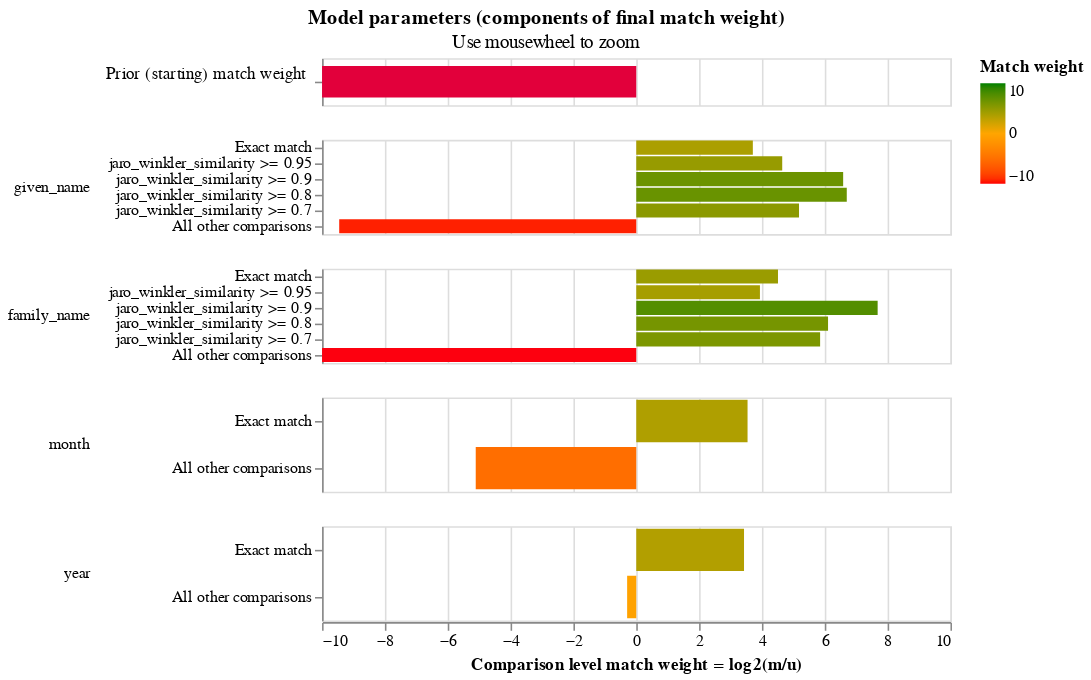

Here is the notebook cell this chart was saved with:
### Code cell
linker.match_weights_chart()

### Figure 1 — Vega-Lite specification as saved in the notebook (floating-point values rounded to 4 significant figures)
{"config": {"view": {"width": 400, "height": 60}, "mark": {"tooltip": null}, "title": {"anchor": "middle"}, "header": {"title": null}}, "data": {"values": [{"comparison_name": "probability_two_random_records_match", "sql_condition": null, "label_for_charts": "", "m_probability": null, "u_probability": null, "m_probability_description": null, "u_probability_description": null, "has_tf_adjustments": false, "tf_adjustment_column": null, "tf_adjustment_weight": null, "is_null_level": false, "bayes_factor": 3.62e-07, "log2_bayes_factor": -21.4, "comparison_vector_value": 0, "max_comparison_vector_value": 0, "bayes_factor_description": "The probability that two random records drawn at random match is 0.000 or one in  2,762,370.0 records.This is equivalent to a starting match weight of -21.397.", "probability_two_random_records_match": 3.62e-07, "comparison_sort_order": -1}, {"comparison_name": "given_name", "sql_condition": "\"given_name_l\" = \"given_name_r\"", "label_for_charts": "Exact match", "m_probability": 0.3252, "u_probability": 0.02484, "m_probability_description": "Amongst matching record comparisons, 32.52% of records are in the exact match comparison level", "u_probability_description": "Amongst non-matching record comparisons, 2.48% of records are in the exact match comparison level", "has_tf_adjustments": true, "tf_adjustment_column": "given_name", "tf_adjustment_weight": 1.0, "is_null_level": false, "bayes_factor": 13.09, "log2_bayes_factor": 3.71, "comparison_vector_value": 5, "max_comparison_vector_value": 5, "bayes_factor_description": "If comparison level is `exact match` then comparison is 13.09 times more likely to be a match", "probability_two_random_records_match": 3.62e-07, "comparison_sort_order": 0}, {"comparison_name": "given_name", "sql_condition": "jaro_winkler_similarity(\"given_name_l\", \"given_name_r\") >= 0.95", "label_for_charts": "jaro_winkler_similarity >= 0.95", "m_probability": 0.007149, "u_probability": 0.0002856, "m_probability_description": "Amongst matching record comparisons, 0.71% of records are in the jaro_winkler_similarity >= 0.95 comparison level", "u_probability_description": "Amongst non-matching record comparisons, 0.03% of records are in the jaro_winkler_similarity >= 0.95 comparison level", "has_tf_adjustments": false, "tf_adjustment_column": null, "tf_adjustment_weight": 1.0, "is_null_level": false, "bayes_factor": 25.03, "log2_bayes_factor": 4.646, "comparison_vector_value": 4, "max_comparison_vector_value": 5, "bayes_factor_description": "If comparison level is `jaro_winkler_similarity >= 0.95` then comparison is 25.03 times more likely to be a match", "probability_two_random_records_match": 3.62e-07, "comparison_sort_order": 0}, {"comparison_name": "given_name", "sql_condition": "jaro_winkler_similarity(\"given_name_l\", \"given_name_r\") >= 0.9", "label_for_charts": "jaro_winkler_similarity >= 0.9", "m_probability": 0.05488, "u_probability": 0.0005716, "m_probability_description": "Amongst matching record comparisons, 5.49% of records are in the jaro_winkler_similarity >= 0.9 comparison level", "u_probability_description": "Amongst non-matching record comparisons, 0.06% of records are in the jaro_winkler_similarity >= 0.9 comparison level", "has_tf_adjustments": false, "tf_adjustment_column": null, "tf_adjustment_weight": 1.0, "is_null_level": false, "bayes_factor": 96.0, "log2_bayes_factor": 6.585, "comparison_vector_value": 3, "max_comparison_vector_value": 5, "bayes_factor_description": "If comparison level is `jaro_winkler_similarity >= 0.9` then comparison is 96.00 times more likely to be a match", "probability_two_random_records_match": 3.62e-07, "comparison_sort_order": 0}, {"comparison_name": "given_name", "sql_condition": "jaro_winkler_similarity(\"given_name_l\", \"given_name_r\") >= 0.8", "label_for_charts": "jaro_winkler_similarity >= 0.8", "m_probability": 0.2964, "u_probability": 0.002851, "m_probability_description": "Amongst matching record comparisons, 29.64% of records are in the jaro_winkler_similarity >= 0.8 comparison level", "u_probability_description": "Amongst non-matching record comparisons, 0.29% of records are in the jaro_winkler_similarity >= 0.8 comparison level", "has_tf_adjustments": false, "tf_adjustment_column": null, "tf_adjustment_weight": 1.0, "is_null_level": false, "bayes_factor": 104.0, "log2_bayes_factor": 6.7, "comparison_vector_value": 2, "max_comparison_vector_value": 5, "bayes_factor_description": "If comparison level is `jaro_winkler_similarity >= 0.8` then comparison is 103.97 times more likely to be a match", "probability_two_random_records_match": 3.62e-07, "comparison_sort_order": 0}, {"comparison_name": "given_name", "sql_condition": "jaro_winkler_similarity(\"given_name_l\", \"given_name_r\") >= 0.7", "label_for_charts": "jaro_winkler_similarity >= 0.7", "m_probability": 0.3151, "u_probability": 0.008689, "m_probability_description": "Amongst matching record comparisons, 31.51% of records are in the jaro_winkler_similarity >= 0.7 comparison level", "u_probability_description": "Amongst non-matching record comparisons, 0.87% of records are in the jaro_winkler_similarity >= 0.7 comparison level", "has_tf_adjustments": false, "tf_adjustment_column": null, "tf_adjustment_weight": 1.0, "is_null_level": false, "bayes_factor": 36.26, "log2_bayes_factor": 5.18, "comparison_vector_value": 1, "max_comparison_vector_value": 5, "bayes_factor_description": "If comparison level is `jaro_winkler_similarity >= 0.7` then comparison is 36.26 times more likely to be a match", "probability_two_random_records_match": 3.62e-07, "comparison_sort_order": 0}, {"comparison_name": "given_name", "sql_condition": "ELSE", "label_for_charts": "All other comparisons", "m_probability": 0.001373, "u_probability": 0.9628, "m_probability_description": "Amongst matching record comparisons, 0.14% of records are in the all other comparisons comparison level", "u_probability_description": "Amongst non-matching record comparisons, 96.28% of records are in the all other comparisons comparison level", "has_tf_adjustments": false, "tf_adjustment_column": null, "tf_adjustment_weight": 1.0, "is_null_level": false, "bayes_factor": 0.001426, "log2_bayes_factor": -9.454, "comparison_vector_value": 0, "max_comparison_vector_value": 5, "bayes_factor_description": "If comparison level is `all other comparisons` then comparison is  701.24 times less likely to be a match", "probability_two_random_records_match": 3.62e-07, "comparison_sort_order": 0}, {"comparison_name": "family_name", "sql_condition": "\"family_name_l\" = \"family_name_r\"", "label_for_charts": "Exact match", "m_probability": 0.5137, "u_probability": 0.02253, "m_probability_description": "Amongst matching record comparisons, 51.37% of records are in the exact match comparison level", "u_probability_description": "Amongst non-matching record comparisons, 2.25% of records are in the exact match comparison level", "has_tf_adjustments": true, "tf_adjustment_column": "family_name", "tf_adjustment_weight": 1.0, "is_null_level": false, "bayes_factor": 22.8, "log2_bayes_factor": 4.511, "comparison_vector_value": 5, "max_comparison_vector_value": 5, "bayes_factor_description": "If comparison level is `exact match` then comparison is 22.80 times more likely to be a match", "probability_two_random_records_match": 3.62e-07, "comparison_sort_order": 1}, {"comparison_name": "family_name", "sql_condition": "jaro_winkler_similarity(\"family_name_l\", \"family_name_r\") >= 0.95", "label_for_charts": "jaro_winkler_similarity >= 0.95", "m_probability": 0.0009141, "u_probability": 5.972e-05, "m_probability_description": "Amongst matching record comparisons, 0.09% of records are in the jaro_winkler_similarity >= 0.95 comparison level", "u_probability_description": "Amongst non-matching record comparisons, 0.01% of records are in the jaro_winkler_similarity >= 0.95 comparison level", "has_tf_adjustments": false, "tf_adjustment_column": null, "tf_adjustment_weight": 1.0, "is_null_level": false, "bayes_factor": 15.31, "log2_bayes_factor": 3.936, "comparison_vector_value": 4, "max_comparison_vector_value": 5, "bayes_factor_description": "If comparison level is `jaro_winkler_similarity >= 0.95` then comparison is 15.31 times more likely to be a match", "probability_two_random_records_match": 3.62e-07, "comparison_sort_order": 1}, {"comparison_name": "family_name", "sql_condition": "jaro_winkler_similarity(\"family_name_l\", \"family_name_r\") >= 0.9", "label_for_charts": "jaro_winkler_similarity >= 0.9", "m_probability": 0.03447, "u_probability": 0.0001678, "m_probability_description": "Amongst matching record comparisons, 3.45% of records are in the jaro_winkler_similarity >= 0.9 comparison level", "u_probability_description": "Amongst non-matching record comparisons, 0.02% of records are in the jaro_winkler_similarity >= 0.9 comparison level", "has_tf_adjustments": false, "tf_adjustment_column": null, "tf_adjustment_weight": 1.0, "is_null_level": false, "bayes_factor": 205.4, "log2_bayes_factor": 7.683, "comparison_vector_value": 3, "max_comparison_vector_value": 5, "bayes_factor_description": "If comparison level is `jaro_winkler_similarity >= 0.9` then comparison is 205.44 times more likely to be a match", "probability_two_random_records_match": 3.62e-07, "comparison_sort_order": 1}, {"comparison_name": "family_name", "sql_condition": "jaro_winkler_similarity(\"family_name_l\", \"family_name_r\") >= 0.8", "label_for_charts": "jaro_winkler_similarity >= 0.8", "m_probability": 0.0966, "u_probability": 0.001404, "m_probability_description": "Amongst matching record comparisons, 9.66% of records are in the jaro_winkler_similarity >= 0.8 comparison level", "u_probability_description": "Amongst non-matching record comparisons, 0.14% of records are in the jaro_winkler_similarity >= 0.8 comparison level", "has_tf_adjustments": false, "tf_adjustment_column": null, "tf_adjustment_weight": 1.0, "is_null_level": false, "bayes_factor": 68.79, "log2_bayes_factor": 6.104, "comparison_vector_value": 2, "max_comparison_vector_value": 5, "bayes_factor_description": "If comparison level is `jaro_winkler_similarity >= 0.8` then comparison is 68.79 times more likely to be a match", "probability_two_random_records_match": 3.62e-07, "comparison_sort_order": 1}, {"comparison_name": "family_name", "sql_condition": "jaro_winkler_similarity(\"family_name_l\", \"family_name_r\") >= 0.7", "label_for_charts": "jaro_winkler_similarity >= 0.7", "m_probability": 0.3541, "u_probability": 0.006131, "m_probability_description": "Amongst matching record comparisons, 35.41% of records are in the jaro_winkler_similarity >= 0.7 comparison level", "u_probability_description": "Amongst non-matching record comparisons, 0.61% of records are in the jaro_winkler_similarity >= 0.7 comparison level", "has_tf_adjustments": false, "tf_adjustment_column": null, "tf_adjustment_weight": 1.0, "is_null_level": false, "bayes_factor": 57.75, "log2_bayes_factor": 5.852, "comparison_vector_value": 1, "max_comparison_vector_value": 5, "bayes_factor_description": "If comparison level is `jaro_winkler_similarity >= 0.7` then comparison is 57.75 times more likely to be a match", "probability_two_random_records_match": 3.62e-07, "comparison_sort_order": 1}, {"comparison_name": "family_name", "sql_condition": "ELSE", "label_for_charts": "All other comparisons", "m_probability": 0.0002822, "u_probability": 0.9697, "m_probability_description": "Amongst matching record comparisons, 0.03% of records are in the all other comparisons comparison level", "u_probability_description": "Amongst non-matching record comparisons, 96.97% of records are in the all other comparisons comparison level", "has_tf_adjustments": false, "tf_adjustment_column": null, "tf_adjustment_weight": 1.0, "is_null_level": false, "bayes_factor": 0.000291, "log2_bayes_factor": -11.75, "comparison_vector_value": 0, "max_comparison_vector_value": 5, "bayes_factor_description": "If comparison level is `all other comparisons` then comparison is  3,435.98 times less likely to be a match", "probability_two_random_records_match": 3.62e-07, "comparison_sort_order": 1}, {"comparison_name": "month", "sql_condition": "\"month_l\" = \"month_r\"", "label_for_charts": "Exact match", "m_probability": 0.9734, "u_probability": 0.08356, "m_probability_description": "Amongst matching record comparisons, 97.34% of records are in the exact match comparison level", "u_probability_description": "Amongst non-matching record comparisons, 8.36% of records are in the exact match comparison level", "has_tf_adjustments": false, "tf_adjustment_column": null, "tf_adjustment_weight": 1.0, "is_null_level": false, "bayes_factor": 11.65, "log2_bayes_factor": 3.542, "comparison_vector_value": 1, "max_comparison_vector_value": 1, "bayes_factor_description": "If comparison level is `exact match` then comparison is 11.65 times more likely to be a match", "probability_two_random_records_match": 3.62e-07, "comparison_sort_order": 2}, {"comparison_name": "month", "sql_condition": "ELSE", "label_for_charts": "All other comparisons", "m_probability": 0.02656, "u_probability": 0.9164, "m_probability_description": "Amongst matching record comparisons, 2.66% of records are in the all other comparisons comparison level", "u_probability_description": "Amongst non-matching record comparisons, 91.64% of records are in the all other comparisons comparison level", "has_tf_adjustments": false, "tf_adjustment_column": null, "tf_adjustment_weight": 1.0, "is_null_level": false, "bayes_factor": 0.02898, "log2_bayes_factor": -5.109, "comparison_vector_value": 0, "max_comparison_vector_value": 1, "bayes_factor_description": "If comparison level is `all other comparisons` then comparison is  34.51 times less likely to be a match", "probability_two_random_records_match": 3.62e-07, "comparison_sort_order": 2}, {"comparison_name": "year", "sql_condition": "\"year_l\" = \"year_r\"", "label_for_charts": "Exact match", "m_probability": 0.1971, "u_probability": 0.01829, "m_probability_description": "Amongst matching record comparisons, 19.71% of records are in the exact match comparison level", "u_probability_description": "Amongst non-matching record comparisons, 1.83% of records are in the exact match comparison level", "has_tf_adjustments": true, "tf_adjustment_column": "year", "tf_adjustment_weight": 1.0, "is_null_level": false, "bayes_factor": 10.78, "log2_bayes_factor": 3.43, "comparison_vector_value": 1, "max_comparison_vector_value": 1, "bayes_factor_description": "If comparison level is `exact match` then comparison is 10.78 times more likely to be a match", "probability_two_random_records_match": 3.62e-07, "comparison_sort_order": 3}, {"comparison_name": "year", "sql_condition": "ELSE", "label_for_charts": "All other comparisons", "m_probability": 0.8029, "u_probability": 0.9817, "m_probability_description": "Amongst matching record comparisons, 80.29% of records are in the all other comparisons comparison level", "u_probability_description": "Amongst non-matching record comparisons, 98.17% of records are in the all other comparisons comparison level", "has_tf_adjustments": false, "tf_adjustment_column": null, "tf_adjustment_weight": 1.0, "is_null_level": false, "bayes_factor": 0.8178, "log2_bayes_factor": -0.2901, "comparison_vector_value": 0, "max_comparison_vector_value": 1, "bayes_factor_description": "If comparison level is `all other comparisons` then comparison is  1.22 times less likely to be a match", "probability_two_random_records_match": 3.62e-07, "comparison_sort_order": 3}]}, "vconcat": [{"height": 30, "mark": {"type": "bar", "clip": true, "height": 20}, "selection": {"zoom_selector": {"type": "interval", "bind": "scales", "encodings": ["x"]}}, "transform": [{"filter": "(datum.comparison_name == 'probability_two_random_records_match')"}], "encoding": {"color": {"type": "quantitative", "field": "log2_bayes_factor", "title": "Match weight", "scale": {"range": ["red", "orange", "green"], "domain": [-10, 0, 10]}}, "tooltip": [{"type": "nominal", "field": "comparison_name", "title": "Comparison name"}, {"type": "nominal", "field": "probability_two_random_records_match", "format": ".4f", "title": "Probability two random records match"}, {"type": "quantitative", "field": "log2_bayes_factor", "title": "Equivalent match weight", "format": ",.4f"}, {"type": "nominal", "field": "bayes_factor_description", "title": "Match weight description"}], "x": {"type": "quantitative", "axis": {"labels": false, "domain": false, "title": "", "ticks": false}, "field": "log2_bayes_factor", "scale": {"domain": [-10, 10]}}, "y": {"type": "nominal", "field": "label_for_charts", "axis": {"title": "Prior (starting) match weight", "titleAngle": 0, "titleAlign": "right", "titleFontWeight": "normal"}, "sort": {"field": "comparison_vector_value", "order": "descending"}}}}, {"mark": {"type": "bar", "clip": true}, "selection": {"zoom_selector": {"type": "interval", "bind": "scales", "encodings": ["x"]}}, "transform": [{"filter": "(datum.comparison_name != 'probability_two_random_records_match')"}], "encoding": {"color": {"type": "quantitative", "field": "log2_bayes_factor", "title": "Match weight", "scale": {"range": ["red", "orange", "green"], "domain": [-10, 0, 10]}}, "row": {"type": "nominal", "field": "comparison_name", "sort": {"field": "comparison_sort_order"}, "header": {"labelAngle": 0, "labelAnchor": "middle", "labelAlign": "left"}}, "tooltip": [{"type": "nominal", "field": "comparison_name", "title": "Comparison name"}, {"type": "ordinal", "field": "label_for_charts", "title": "Label"}, {"type": "nominal", "field": "sql_condition", "title": "SQL condition"}, {"type": "quantitative", "field": "m_probability", "format": ".4f", "title": "M probability"}, {"type": "quantitative", "field": "u_probability", "format": ".4f", "title": "U probability"}, {"type": "quantitative", "field": "bayes_factor", "title": "Bayes factor = m/u", "format": ",.4f"}, {"type": "quantitative", "field": "log2_bayes_factor", "title": "Match weight = log2(m/u)", "format": ",.4f"}, {"type": "nominal", "field": "bayes_factor_description", "title": "Match weight description"}], "x": {"type": "quantitative", "axis": {"title": "Comparison level match weight = log2(m/u)"}, "field": "log2_bayes_factor", "scale": {"domain": [-10, 10]}}, "y": {"type": "nominal", "field": "label_for_charts", "axis": {"title": null}, "sort": {"field": "comparison_vector_value", "order": "descending"}}}, "resolve": {"axis": {"y": "independent"}, "scale": {"y": "independent"}}}], "selection": {"zoom_selector": {"type": "interval", "bind": "scales", "encodings": ["x"]}}, "resolve": {"axis": {"y": "independent"}, "scale": {"y": "independent"}}, "title": {"text": "Model parameters (components of final match weight)", "subtitle": "Use mousewheel to zoom"}, "$schema": "https://vega.github.io/schema/vega-lite/v5.2.json"}
